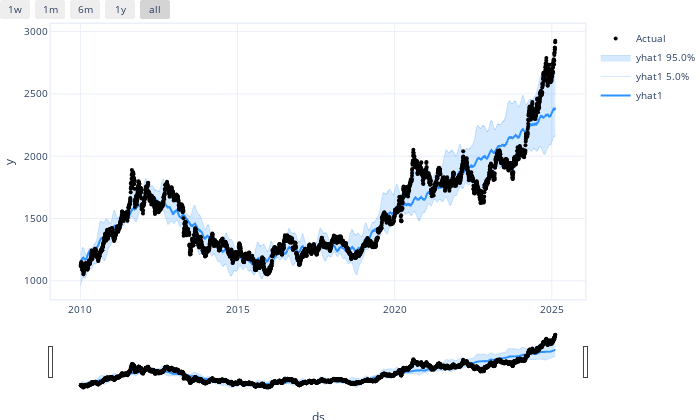

Notebook code cell kept with this figure:
### Code cell
# evaluate uncertainy on calibration set

m = NeuralProphet(
    quantiles=quantiles
)
metrics = m.fit(df)
forecast = m.predict(df)
m.plot(forecast)

### Figure 1 — Plotly figure (JSON) as saved in the notebook; plotly's stock layout.template omitted (floating-point values rounded to 4 significant figures; data arrays with more than 128 entries replaced by an {"elided": "..."} marker saying what was removed)
{"data": [{"fill": "none", "line": {"color": "rgba(45, 146, 255, 1.0)", "width": 2}, "mode": "lines", "name": "yhat1", "type": "scatter", "x": {"elided": "3800 str values"}, "y": {"elided": "3800 float values"}}, {"fillcolor": "rgba(45, 146, 255, 0.2)", "line": {"color": "rgba(45, 146, 255, 0.2)", "width": 1}, "mode": "lines", "name": "yhat1 5.0%", "type": "scatter", "x": {"elided": "3800 str values"}, "y": {"elided": "3800 float values"}}, {"fill": "tonexty", "fillcolor": "rgba(45, 146, 255, 0.2)", "line": {"color": "rgba(45, 146, 255, 0.2)", "width": 1}, "mode": "lines", "name": "yhat1 95.0%", "type": "scatter", "x": {"elided": "3800 str values"}, "y": {"elided": "3800 float values"}}, {"marker": {"color": "black", "size": 4}, "mode": "markers", "name": "Actual", "type": "scatter", "x": {"elided": "3800 str values"}, "y": {"elided": "3800 float values"}}], "layout": {"autosize": true, "font": {"size": 10}, "height": 420, "hovermode": "x unified", "margin": {"b": 0, "l": 0, "pad": 0, "r": 10, "t": 10}, "showlegend": true, "title": {"font": {"size": 12}}, "width": 700, "xaxis": {"linewidth": 1.5, "mirror": true, "rangeselector": {"buttons": [{"count": 7, "label": "1w", "step": "day", "stepmode": "backward"}, {"count": 1, "label": "1m", "step": "month", "stepmode": "backward"}, {"count": 6, "label": "6m", "step": "month", "stepmode": "backward"}, {"count": 1, "label": "1y", "step": "year", "stepmode": "backward"}, {"step": "all"}]}, "rangeslider": {"visible": true}, "showline": true, "title": {"text": "ds"}, "type": "date"}, "yaxis": {"linewidth": 1.5, "mirror": true, "showline": true, "title": {"text": "y"}}}}
